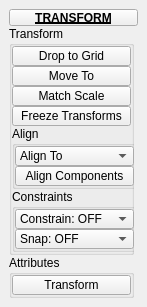
<?xml version="1.0" encoding="UTF-8"?>
<ui version="4.0">
 <class>QtUi</class>
 <widget class="QMainWindow" name="QtUi">
  <property name="enabled">
   <bool>true</bool>
  </property>
  <property name="geometry">
   <rect>
    <x>0</x>
    <y>0</y>
    <width>147</width>
    <height>299</height>
   </rect>
  </property>
  <property name="minimumSize">
   <size>
    <width>0</width>
    <height>0</height>
   </size>
  </property>
  <property name="maximumSize">
   <size>
    <width>999</width>
    <height>999</height>
   </size>
  </property>
  <property name="windowTitle">
   <string>Toolkit</string>
  </property>
  <property name="tabShape">
   <enum>QTabWidget::Triangular</enum>
  </property>
  <property name="dockNestingEnabled">
   <bool>true</bool>
  </property>
  <property name="dockOptions">
   <set>QMainWindow::AllowNestedDocks|QMainWindow::AllowTabbedDocks|QMainWindow::AnimatedDocks|QMainWindow::ForceTabbedDocks</set>
  </property>
  <widget class="QWidget" name="main_widget">
   <property name="maximumSize">
    <size>
     <width>999</width>
     <height>999</height>
    </size>
   </property>
   <layout class="QVBoxLayout" name="verticalLayout_2">
    <item>
     <layout class="QVBoxLayout" name="verticalLayout">
      <property name="spacing">
       <number>0</number>
      </property>
      <item>
       <widget class="PushButtonDraggable" name="draggable_header">
        <property name="minimumSize">
         <size>
          <width>19</width>
          <height>17</height>
         </size>
        </property>
        <property name="maximumSize">
         <size>
          <width>999</width>
          <height>17</height>
         </size>
        </property>
        <property name="font">
         <font>
          <weight>75</weight>
          <bold>true</bold>
          <underline>true</underline>
         </font>
        </property>
        <property name="text">
         <string>TRANSFORM</string>
        </property>
        <property name="checkable">
         <bool>true</bool>
        </property>
       </widget>
      </item>
      <item>
       <widget class="QGroupBox" name="transform">
        <property name="minimumSize">
         <size>
          <width>125</width>
          <height>0</height>
         </size>
        </property>
        <property name="maximumSize">
         <size>
          <width>125</width>
          <height>999</height>
         </size>
        </property>
        <property name="title">
         <string>Transform</string>
        </property>
        <layout class="QVBoxLayout" name="verticalLayout_3">
         <property name="spacing">
          <number>0</number>
         </property>
         <property name="leftMargin">
          <number>0</number>
         </property>
         <property name="topMargin">
          <number>0</number>
         </property>
         <property name="rightMargin">
          <number>0</number>
         </property>
         <property name="bottomMargin">
          <number>0</number>
         </property>
         <item>
          <widget class="PushButton" name="tb000">
           <property name="enabled">
            <bool>true</bool>
           </property>
           <property name="sizePolicy">
            <sizepolicy hsizetype="Preferred" vsizetype="Fixed">
             <horstretch>0</horstretch>
             <verstretch>0</verstretch>
            </sizepolicy>
           </property>
           <property name="minimumSize">
            <size>
             <width>0</width>
             <height>20</height>
            </size>
           </property>
           <property name="maximumSize">
            <size>
             <width>999</width>
             <height>20</height>
            </size>
           </property>
           <property name="toolTip">
            <string>Move selected object to grid.</string>
           </property>
           <property name="layoutDirection">
            <enum>Qt::LeftToRight</enum>
           </property>
           <property name="text">
            <string>Drop to Grid</string>
           </property>
          </widget>
         </item>
         <item>
          <widget class="QPushButton" name="b005">
           <property name="enabled">
            <bool>true</bool>
           </property>
           <property name="sizePolicy">
            <sizepolicy hsizetype="Preferred" vsizetype="Fixed">
             <horstretch>0</horstretch>
             <verstretch>0</verstretch>
            </sizepolicy>
           </property>
           <property name="minimumSize">
            <size>
             <width>0</width>
             <height>20</height>
            </size>
           </property>
           <property name="maximumSize">
            <size>
             <width>999</width>
             <height>20</height>
            </size>
           </property>
           <property name="toolTip">
            <string>Move selected object(s) to last selected.</string>
           </property>
           <property name="text">
            <string>Move To</string>
           </property>
           <property name="iconSize">
            <size>
             <width>18</width>
             <height>18</height>
            </size>
           </property>
           <property name="autoDefault">
            <bool>false</bool>
           </property>
           <property name="default">
            <bool>false</bool>
           </property>
           <property name="flat">
            <bool>false</bool>
           </property>
          </widget>
         </item>
         <item>
          <widget class="QPushButton" name="b001">
           <property name="enabled">
            <bool>true</bool>
           </property>
           <property name="sizePolicy">
            <sizepolicy hsizetype="Preferred" vsizetype="Fixed">
             <horstretch>0</horstretch>
             <verstretch>0</verstretch>
            </sizepolicy>
           </property>
           <property name="minimumSize">
            <size>
             <width>0</width>
             <height>20</height>
            </size>
           </property>
           <property name="maximumSize">
            <size>
             <width>999</width>
             <height>20</height>
            </size>
           </property>
           <property name="toolTip">
            <string>&lt;html&gt;&lt;head/&gt;&lt;body&gt;&lt;p&gt;Match the first selected object to the combined bounding box scale of any additional selected objects.&lt;/p&gt;&lt;/body&gt;&lt;/html&gt;</string>
           </property>
           <property name="text">
            <string>Match Scale</string>
           </property>
           <property name="iconSize">
            <size>
             <width>18</width>
             <height>18</height>
            </size>
           </property>
           <property name="autoDefault">
            <bool>false</bool>
           </property>
           <property name="default">
            <bool>false</bool>
           </property>
           <property name="flat">
            <bool>false</bool>
           </property>
          </widget>
         </item>
         <item>
          <widget class="PushButton" name="tb002">
           <property name="enabled">
            <bool>true</bool>
           </property>
           <property name="sizePolicy">
            <sizepolicy hsizetype="Preferred" vsizetype="Fixed">
             <horstretch>0</horstretch>
             <verstretch>0</verstretch>
            </sizepolicy>
           </property>
           <property name="minimumSize">
            <size>
             <width>0</width>
             <height>20</height>
            </size>
           </property>
           <property name="maximumSize">
            <size>
             <width>999</width>
             <height>20</height>
            </size>
           </property>
           <property name="toolTip">
            <string>Freeze transformations on any selected objects</string>
           </property>
           <property name="text">
            <string>Freeze Transforms</string>
           </property>
           <property name="iconSize">
            <size>
             <width>18</width>
             <height>18</height>
            </size>
           </property>
           <property name="autoDefault">
            <bool>false</bool>
           </property>
           <property name="default">
            <bool>false</bool>
           </property>
           <property name="flat">
            <bool>false</bool>
           </property>
          </widget>
         </item>
         <item>
          <widget class="QGroupBox" name="align">
           <property name="enabled">
            <bool>true</bool>
           </property>
           <property name="minimumSize">
            <size>
             <width>125</width>
             <height>0</height>
            </size>
           </property>
           <property name="maximumSize">
            <size>
             <width>125</width>
             <height>999</height>
            </size>
           </property>
           <property name="title">
            <string>Align</string>
           </property>
           <layout class="QVBoxLayout" name="verticalLayout_4">
            <property name="spacing">
             <number>0</number>
            </property>
            <property name="leftMargin">
             <number>0</number>
            </property>
            <property name="topMargin">
             <number>0</number>
            </property>
            <property name="rightMargin">
             <number>0</number>
            </property>
            <property name="bottomMargin">
             <number>0</number>
            </property>
            <item>
             <widget class="ComboBox" name="cmb002">
              <property name="minimumSize">
               <size>
                <width>0</width>
                <height>20</height>
               </size>
              </property>
              <property name="maximumSize">
               <size>
                <width>999</width>
                <height>20</height>
               </size>
              </property>
              <property name="toolTip">
               <string>Align to objects.</string>
              </property>
              <property name="editable">
               <bool>false</bool>
              </property>
              <property name="sizeAdjustPolicy">
               <enum>QComboBox::AdjustToContents</enum>
              </property>
              <item>
               <property name="text">
                <string>Align To</string>
               </property>
              </item>
             </widget>
            </item>
            <item>
             <widget class="PushButton" name="tb001">
              <property name="enabled">
               <bool>true</bool>
              </property>
              <property name="sizePolicy">
               <sizepolicy hsizetype="Preferred" vsizetype="Fixed">
                <horstretch>0</horstretch>
                <verstretch>0</verstretch>
               </sizepolicy>
              </property>
              <property name="minimumSize">
               <size>
                <width>0</width>
                <height>20</height>
               </size>
              </property>
              <property name="maximumSize">
               <size>
                <width>999</width>
                <height>20</height>
               </size>
              </property>
              <property name="toolTip">
               <string>Align selected vertices/edges along the specified axes.</string>
              </property>
              <property name="text">
               <string>Align Components</string>
              </property>
              <property name="iconSize">
               <size>
                <width>18</width>
                <height>18</height>
               </size>
              </property>
             </widget>
            </item>
           </layout>
          </widget>
         </item>
         <item>
          <widget class="QGroupBox" name="Constaints">
           <property name="minimumSize">
            <size>
             <width>125</width>
             <height>0</height>
            </size>
           </property>
           <property name="maximumSize">
            <size>
             <width>125</width>
             <height>999</height>
            </size>
           </property>
           <property name="title">
            <string>Constraints</string>
           </property>
           <layout class="QVBoxLayout" name="verticalLayout_5">
            <property name="spacing">
             <number>0</number>
            </property>
            <property name="leftMargin">
             <number>0</number>
            </property>
            <property name="topMargin">
             <number>0</number>
            </property>
            <property name="rightMargin">
             <number>0</number>
            </property>
            <property name="bottomMargin">
             <number>0</number>
            </property>
            <item>
             <widget class="ComboBox" name="cmb001">
              <property name="minimumSize">
               <size>
                <width>0</width>
                <height>20</height>
               </size>
              </property>
              <property name="maximumSize">
               <size>
                <width>999</width>
                <height>20</height>
               </size>
              </property>
              <property name="toolTip">
               <string>Transform constraints.</string>
              </property>
              <property name="editable">
               <bool>false</bool>
              </property>
              <property name="sizeAdjustPolicy">
               <enum>QComboBox::AdjustToContents</enum>
              </property>
              <item>
               <property name="text">
                <string>Constrain: OFF</string>
               </property>
              </item>
             </widget>
            </item>
            <item>
             <widget class="ComboBox" name="cmb003">
              <property name="minimumSize">
               <size>
                <width>0</width>
                <height>20</height>
               </size>
              </property>
              <property name="maximumSize">
               <size>
                <width>999</width>
                <height>20</height>
               </size>
              </property>
              <property name="toolTip">
               <string>Transform tool snap settings.</string>
              </property>
              <property name="editable">
               <bool>false</bool>
              </property>
              <property name="sizeAdjustPolicy">
               <enum>QComboBox::AdjustToContents</enum>
              </property>
              <item>
               <property name="text">
                <string>Snap: OFF</string>
               </property>
              </item>
             </widget>
            </item>
           </layout>
          </widget>
         </item>
        </layout>
       </widget>
      </item>
      <item>
       <widget class="QGroupBox" name="Attributes">
        <property name="minimumSize">
         <size>
          <width>125</width>
          <height>0</height>
         </size>
        </property>
        <property name="maximumSize">
         <size>
          <width>125</width>
          <height>999</height>
         </size>
        </property>
        <property name="title">
         <string>Attributes</string>
        </property>
        <layout class="QVBoxLayout" name="verticalLayout_7">
         <property name="spacing">
          <number>0</number>
         </property>
         <property name="leftMargin">
          <number>0</number>
         </property>
         <property name="topMargin">
          <number>0</number>
         </property>
         <property name="rightMargin">
          <number>0</number>
         </property>
         <property name="bottomMargin">
          <number>0</number>
         </property>
         <item>
          <widget class="QPushButton" name="b000">
           <property name="minimumSize">
            <size>
             <width>0</width>
             <height>20</height>
            </size>
           </property>
           <property name="maximumSize">
            <size>
             <width>999</width>
             <height>20</height>
            </size>
           </property>
           <property name="palette">
            <palette>
             <active>
              <colorrole role="Highlight">
               <brush brushstyle="SolidPattern">
                <color alpha="255">
                 <red>80</red>
                 <green>138</green>
                 <blue>255</blue>
                </color>
               </brush>
              </colorrole>
             </active>
             <inactive>
              <colorrole role="Highlight">
               <brush brushstyle="SolidPattern">
                <color alpha="255">
                 <red>80</red>
                 <green>138</green>
                 <blue>255</blue>
                </color>
               </brush>
              </colorrole>
             </inactive>
             <disabled>
              <colorrole role="Highlight">
               <brush brushstyle="SolidPattern">
                <color alpha="255">
                 <red>51</red>
                 <green>153</green>
                 <blue>255</blue>
                </color>
               </brush>
              </colorrole>
             </disabled>
            </palette>
           </property>
           <property name="toolTip">
            <string>&lt;html&gt;&lt;head/&gt;&lt;body&gt;&lt;p&gt;List transform attributes for the currently selected object.&lt;/p&gt;&lt;/body&gt;&lt;/html&gt;</string>
           </property>
           <property name="text">
            <string>Transform</string>
           </property>
           <property name="autoDefault">
            <bool>true</bool>
           </property>
           <property name="default">
            <bool>false</bool>
           </property>
           <property name="flat">
            <bool>false</bool>
           </property>
           <property name="bnabled" stdset="0">
            <bool>true</bool>
           </property>
          </widget>
         </item>
        </layout>
       </widget>
      </item>
      <item>
       <spacer name="verticalSpacer">
        <property name="orientation">
         <enum>Qt::Vertical</enum>
        </property>
        <property name="sizeHint" stdset="0">
         <size>
          <width>20</width>
          <height>40</height>
         </size>
        </property>
       </spacer>
      </item>
     </layout>
    </item>
   </layout>
  </widget>
 </widget>
 <customwidgets>
  <customwidget>
   <class>ComboBox</class>
   <extends>QComboBox</extends>
   <header>widgets.combobox.h</header>
  </customwidget>
  <customwidget>
   <class>PushButtonDraggable</class>
   <extends>QPushButton</extends>
   <header>widgets.pushbuttondraggable.h</header>
  </customwidget>
  <customwidget>
   <class>PushButton</class>
   <extends>QPushButton</extends>
   <header>widgets.pushbutton.h</header>
  </customwidget>
 </customwidgets>
 <resources/>
 <connections/>
 <designerdata>
  <property name="gridDeltaX">
   <number>5</number>
  </property>
  <property name="gridDeltaY">
   <number>5</number>
  </property>
  <property name="gridSnapX">
   <bool>true</bool>
  </property>
  <property name="gridSnapY">
   <bool>true</bool>
  </property>
  <property name="gridVisible">
   <bool>true</bool>
  </property>
 </designerdata>
</ui>
